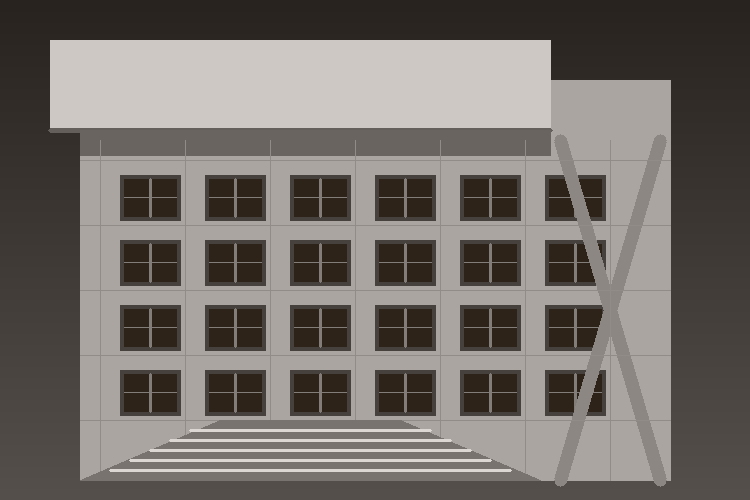
#> input picture sample_images/architectural_facade.png, 750 x 500 px; its folder holds only this picture in this run
$ python -i research_methods.py   (imports and definitions only)   (older library calls are emulated)
#> lines starting #> are read from the running program, lines starting #| are printed output that depends on the picture; after the words box and inside, x2 and y2 are one past the last pixel; in counts of white or black regions, pixels touching at a corner belong together
#> further down, picture is the input picture: shape (500, 750, 3); mean B, G, R 104.4, 109.9, 115.5
### edge_detection.py
"""
Edge Detection Module
=====================
Core implementations of classical edge detection operators:
- Canny Edge Detection (multi-stage: blur, gradient, NMS, double thresholding, hysteresis)
- Sobel Edge Detection (horizontal Gx, vertical Gy, combined magnitude, normalized output)
- Laplacian Edge Detection (second-order derivative, zero-crossing, normalized output)
- Laplacian of Gaussian (LoG) (Gaussian pre-smoothing + Laplacian operator, zero-crossing)
- Prewitt and Roberts Cross Operators (comparison methods)

Authors: College Computer Vision & Image Processing Project
Reference: Sun & Shakhor (2024), DOI: 10.3233/ATDE240501
"""

from typing import Dict, Optional, Tuple, Union
import cv2
import numpy as np


def ensure_grayscale(image: np.ndarray) -> np.ndarray:
    """
    Validates input image and converts BGR/RGB to 8-bit single-channel grayscale.

    Args:
        image: Input image array (2D grayscale or 3D color).

    Returns:
        np.ndarray: 2D uint8 grayscale image.

    Raises:
        ValueError: If input is None, empty, or has unsupported dimensions.
    """
    if image is None or not isinstance(image, np.ndarray):
        raise ValueError("Input image must be a valid non-empty NumPy array.")
    if image.size == 0:
        raise ValueError("Input image cannot be empty.")

    # Convert floating point images in [0, 1] to [0, 255] uint8 if necessary
    if np.issubdtype(image.dtype, np.floating):
        if image.max() <= 1.0:
            image = (image * 255.0).astype(np.uint8)
        else:
            image = np.clip(image, 0, 255).astype(np.uint8)
    elif image.dtype != np.uint8:
        image = np.clip(image, 0, 255).astype(np.uint8)

    if image.ndim == 2:
        return image.copy()
    elif image.ndim == 3:
        if image.shape[2] == 4:
            # RGBA to grayscale
            return cv2.cvtColor(image, cv2.COLOR_BGRA2GRAY)
        elif image.shape[2] == 3:
            # BGR to grayscale
            return cv2.cvtColor(image, cv2.COLOR_BGR2GRAY)
        elif image.shape[2] == 1:
            return image[:, :, 0].copy()
        else:
            raise ValueError(f"Unsupported number of channels: {image.shape[2]}")
    else:
        raise ValueError(f"Unsupported image dimensions: {image.ndim}")


# [403 lines left out: functions canny_edge_detection, sobel_edge_detection, laplacian_edge_detection, laplacian_of_gaussian, prewitt_edge_detection, roberts_cross_edge_detection, not called in this run]

### research_methods.py
"""
Research Methods Module
=======================
Implementation of research-referenced and research-inspired adaptive edge detection.

Reference Paper:
----------------
Title: "Performance Investigating of Several Classical Edge Detection Operator for Segmentation"
Authors: Lei Sun and Shariar Shakhor
Publication: Advances in Transdisciplinary Engineering, Vol. 50, pp. 497-506, 2024
DOI: https://doi.org/10.3233/ATDE240501

Research Context & Integrity Disclosure:
----------------------------------------
In Sun & Shakhor (2024), the authors investigate classical edge detection operators
(Canny, Sobel, Laplacian, Prewitt, Roberts) for segmentation tasks. A core challenge
highlighted in their analysis is the sensitivity of the Canny algorithm to arbitrary,
empirically chosen dual thresholds (T_low, T_high). The paper explores combining
Otsu's thresholding principle to establish automatic edge thresholds.

Because the full proprietary conference proceedings do not disclose an exact closed-form
hyperparameter ratio for all edge maps, we distinguish:
1. "Verified Paper Principles":
   - Use of Otsu's discriminant criterion to compute an objective, data-driven threshold.
   - Elimination of subjective manual trial-and-error in Canny thresholding.
2. "Otsu-Canny Variant (Paper-Inspired Approximation)":
   - Explicitly labelled implementation where T_high is set to the Otsu threshold T_otsu,
     and T_low is computed as (ratio * T_otsu) (default ratio = 0.5).
   - A complementary "Gradient-Domain Otsu-Canny" that computes Otsu directly on the
     Sobel gradient magnitude map, directly matching Canny's gradient threshold space.
"""

from typing import Dict, Tuple, Union
import cv2
import numpy as np

from edge_detection import ensure_grayscale


def compute_otsu_threshold(image: np.ndarray) -> Tuple[float, np.ndarray]:
    """
    Computes Otsu's optimal global threshold using maximum inter-class variance.

    Mathematical Formulation:
    -------------------------
    Otsu's method searches for the threshold t* that maximizes the between-class variance:
        sigma_b^2(t) = omega_0(t) * omega_1(t) * [mu_0(t) - mu_1(t)]^2
    where:
        - omega_0(t), omega_1(t) are class probabilities for background and foreground.
        - mu_0(t), mu_1(t) are the mean intensities of background and foreground.

    Data Operated On:
    -----------------
    Operates on the 1D intensity histogram of an 8-bit single-channel image.

    Args:
        image: Single-channel uint8 grayscale image.

    Returns:
        Tuple[float, np.ndarray]:
            - otsu_val: The calculated optimal threshold value.
            - binarized: The thresholded binary image.
    """
    gray = ensure_grayscale(image)
    otsu_val, binarized = cv2.threshold(gray, 0, 255, cv2.THRESH_BINARY + cv2.THRESH_OTSU)
    return float(otsu_val), binarized


# [91 lines left out: function otsu_canny_paper_inspired, not called in this run]


def gradient_otsu_canny(
    image: np.ndarray,
    ratio: float = 0.5,
    blur_kernel_size: int = 5,
    sigma: float = 1.4
) -> Dict[str, Union[np.ndarray, float, int, str]]:
    """
    Gradient-Domain Otsu-Canny (Advanced Research Extension)
    =======================================================
    Computes Otsu's threshold directly on the Sobel gradient magnitude histogram
    instead of the grayscale intensity histogram.

    Theoretical Motivation:
    -----------------------
    Because Canny's double thresholds act on the spatial gradient magnitude image |nabla I|,
    applying Otsu directly to the normalized gradient magnitude naturally separates
    the "edge class" (high gradients) from the "flat background class" (low gradients).

    Args:
        image: Input image.
        ratio: Ratio between lower and upper threshold (default: 0.5).
        blur_kernel_size: Gaussian kernel size.
        sigma: Gaussian smoothing standard deviation.

    Returns:
        dict containing 'edges', 'otsu_threshold', 'low_threshold', 'high_threshold', etc.
    """
    gray = ensure_grayscale(image)

    if blur_kernel_size % 2 == 0:
        blur_kernel_size += 1

    smoothed = cv2.GaussianBlur(gray, (blur_kernel_size, blur_kernel_size), sigmaX=sigma, sigmaY=sigma)
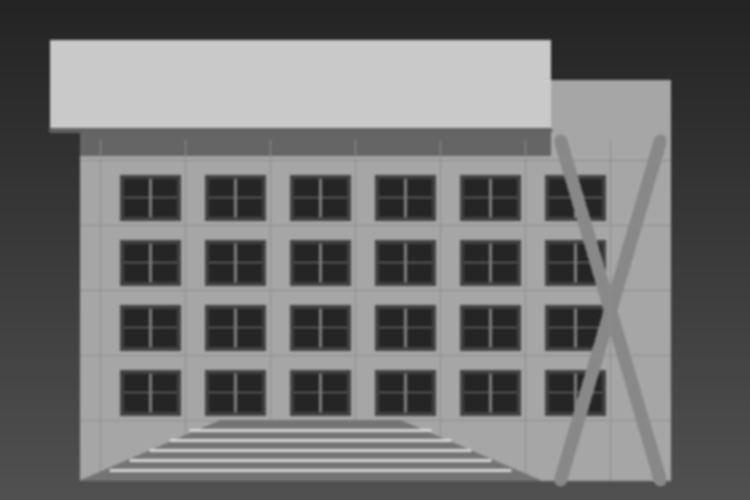
#> smoothed: shape (500, 750); min 36, max 201, mean 111.1

    # Compute first-order gradient magnitude via Sobel
    grad_x = cv2.Sobel(smoothed, cv2.CV_64F, 1, 0, ksize=3)
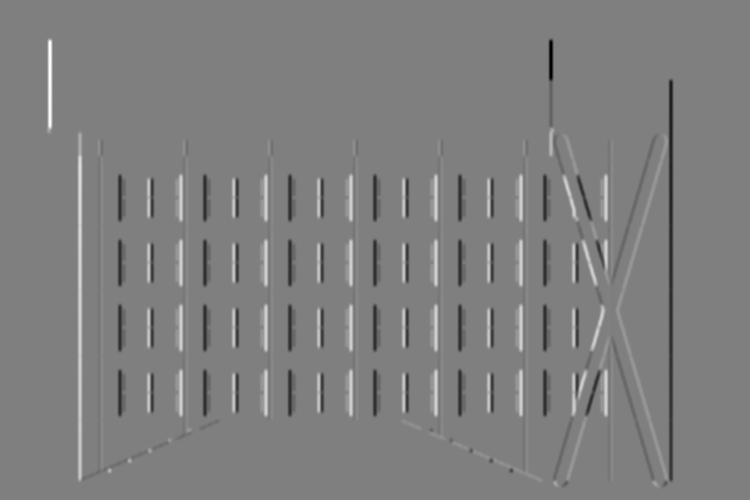
#> grad_x: shape (500, 750) float64; min -352, max 352, mean 0; drawn with min black and max white
    grad_y = cv2.Sobel(smoothed, cv2.CV_64F, 0, 1, ksize=3)
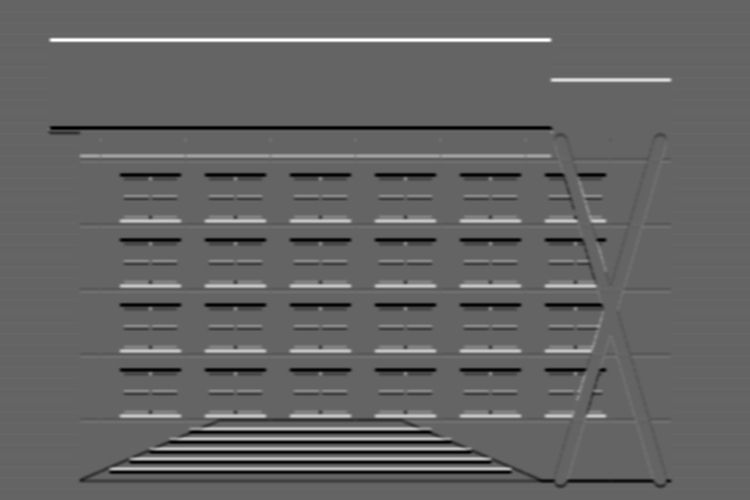
#> grad_y: shape (500, 750) float64; min -228, max 352, mean 0.7; drawn with min black and max white
    mag = np.sqrt(grad_x**2 + grad_y**2)
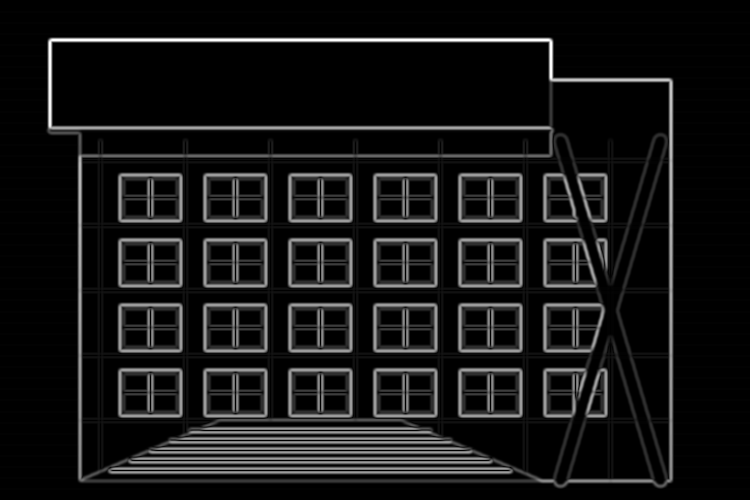
#> mag: shape (500, 750) float64; min 0, max 352, mean 29.8; drawn with min black and max white

    max_mag = mag.max()
#> max_mag = 352
    if max_mag > 0:
        norm_mag = np.uint8((mag / max_mag) * 255)
    else:
        norm_mag = np.zeros_like(gray)

    # Compute Otsu directly on gradient magnitudes
    otsu_val, _ = compute_otsu_threshold(norm_mag)
#> in compute_otsu_threshold, `otsu_val, binarized = cv2.threshold(gray, 0, 255, cv2.THRESH_BINARY + ..`:
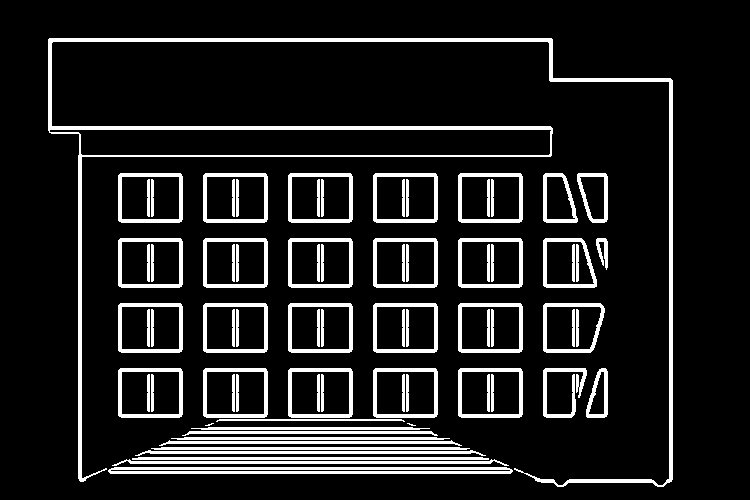
#> binarized: shape (500, 750); 12.1% white; 84 white regions (2 under 20 px), largest, box (x1, y1, x2, y2) and area: (48, 38, 673, 487) 9610, (108, 467, 513, 474) 2410, (112, 459, 509, 466) 1155
#> in compute_otsu_threshold, `otsu_val, binarized = cv2.threshold(gray, 0, 255, cv2.THRESH_BINARY + ..`: otsu_val = 67
#> otsu_val = 67

    ratio = float(np.clip(ratio, 0.05, 0.95))
    high_threshold = float(np.clip(otsu_val, 15.0, 240.0))
#> high_threshold = 67
    low_threshold = float(np.clip(ratio * high_threshold, 5.0, 230.0))
#> low_threshold = 33.5

    edges = cv2.Canny(
        smoothed,
        threshold1=low_threshold,
        threshold2=high_threshold,
        apertureSize=3,
        L2gradient=False
    )
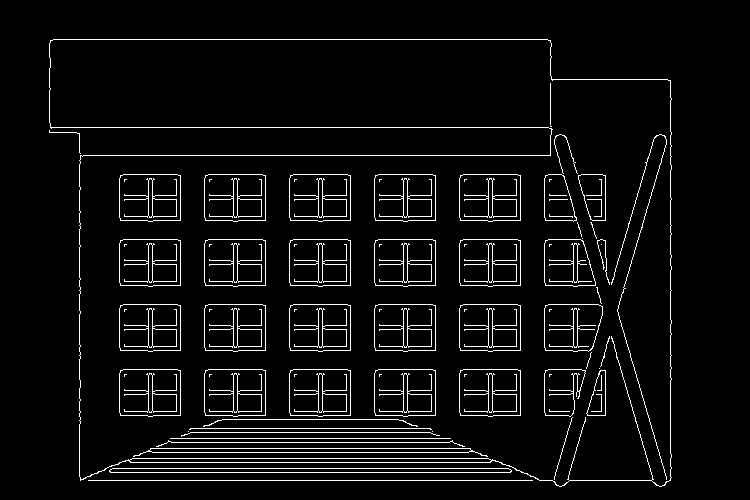
#> edges: shape (500, 750); 5.2% white in thin lines or dots, all inside (x1, y1, x2, y2) = (49, 39, 672, 487)

    return {
        "edges": edges,
        "otsu_threshold": otsu_val,
        "low_threshold": low_threshold,
        "high_threshold": high_threshold,
        "ratio": ratio,
        "blur_kernel_size": blur_kernel_size,
        "variant_name": "Gradient-Domain Otsu-Canny (Research Extension)",
        "method_domain": "Gradient Magnitude Distribution"
    }

>>> import cv2
>>> picture = cv2.imread('sample_images/architectural_facade.png')
>>> result = gradient_otsu_canny(picture)
#> result = 8 items
